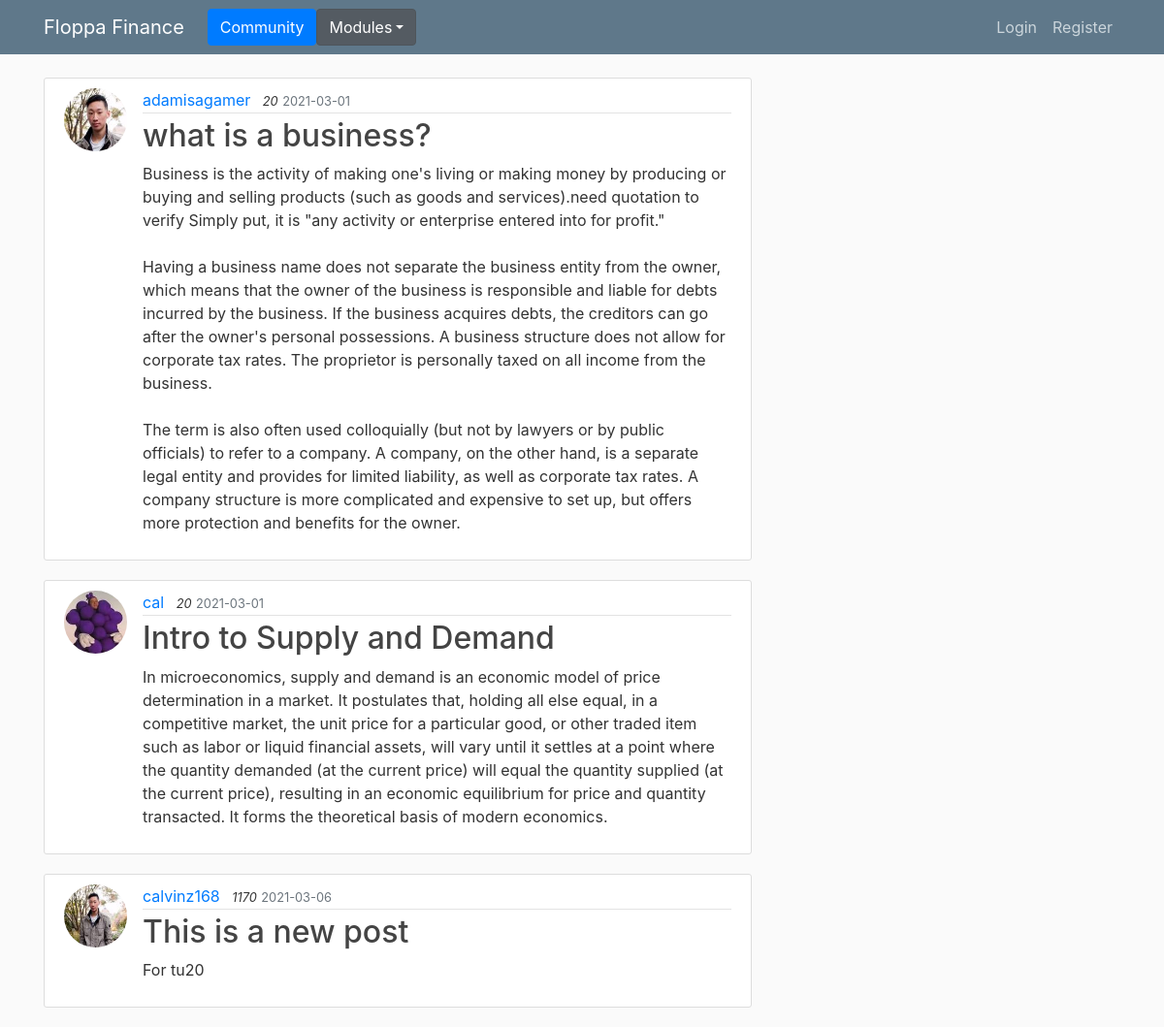
The page /home on the database its author committed.
### flasksite/models.py (models this page shows, shortened)
class Post(db.Model):
    id = db.Column(db.Integer, primary_key=True)
    title = db.Column(db.String(100), nullable=False)
    date_posted = db.Column(db.DateTime, nullable=False, default=datetime.now)
    content = db.Column(db.Text, nullable=False)
    user_id = db.Column(db.Integer, db.ForeignKey('user.id'), nullable=False)

class User(db.Model, UserMixin):
    id = db.Column(db.Integer, primary_key=True)
    username = db.Column(db.String(20), unique=True, nullable=False)
    email = db.Column(db.String(120), unique=True, nullable=False)
    image_file = db.Column(db.String(20), nullable=False, default='default.jpg')
    password = db.Column(db.String(60), nullable=False)
    posts = db.relationship('Post', backref='author', lazy=True)
    comments = db.relationship('Comment', backref='author', lazy=True)
    score = db.Column(db.Integer, nullable=False)

### flasksite/routes.py (the view)
@app.route("/")
@app.route("/home")
def home():
    posts = Post.query.all()
    return render_template('home.html', posts=posts)

### flasksite/templates/home.html
{% extends "layout.html" %}
{% block content %}
    {% for post in posts %}
        <article class="media content-section">
          <img class="rounded-circle article-img" src="{{ url_for('static', filename='profile_pics/' + post.author.image_file) }}">
          <div class="media-body">
            <div class="article-metadata">
              <a class="mr-2" href="#">{{ post.author.username }}</a>
              <em><small class="font-italic">{{ post.author.score }}</small></em>
              <small class="text-muted">{{ post.date_posted.strftime('%Y-%m-%d') }}</small>
            </div>
            <h2><a class="article-title" href="{{ url_for('post', post_id=post.id) }}">{{ post.title }}</a></h2>
            <p class="article-content">{{ post.content }}</p>
          </div>
        </article>
    {% endfor %}
{% endblock content %}

### flasksite/static/main.css (style rules this page uses)
body { background: #fafafa; color: #333333; margin-top: 5rem; }
h1, h2, h3, h4, h5, h6 { color: #444444; }
.content-section { background: #ffffff; padding: 10px 20px; border: 1px solid #dddddd; border-radius: 3px; margin-bottom: 20px; }
.article-title { color: #444444; }
.article-content { white-space: pre-line; }
.article-img { height: 65px; width: 65px; margin-right: 16px; }
.article-metadata { padding-bottom: 1px; margin-bottom: 4px; border-bottom: 1px solid #e3e3e3 }

### rows shown on the page
Post: image_file (picture), author.username "adamisagamer", author.score "20", date_posted "2021-03-01", title "what is a business?", content "Business is the activity of making one's living or making money by producing or buying and selling products (such as goods and services).need quotation to verify Simply put, it is \"any activity or enterprise entered into for profit.\" Having a business name does not separate the business entity from the owner, which means that the owner of the business is responsible and liable for debts incurred by the business. If the business acquires debts, the creditors can go after the owner's personal possessions. A business structure does not allow for corporate tax rates. The proprietor is personally taxed on all income from the business. The term is also often used colloquially (but not by lawyers…"
Post: image_file (placeholder picture), author.username "cal", author.score "20", date_posted "2021-03-01", title "Intro to Supply and Demand", content "In microeconomics, supply and demand is an economic model of price determination in a market. It postulates that, holding all else equal, in a competitive market, the unit price for a particular good, or other traded item such as labor or liquid financial assets, will vary until it settles at a point where the quantity demanded (at the current price) will equal the quantity supplied (at the current price), resulting in an economic equilibrium for price and quantity transacted. It forms the theoretical basis of modern economics."
Post: image_file (picture), author.username "calvinz168", author.score "1170", date_posted "2021-03-06", title "This is a new post", content "For tu20"
